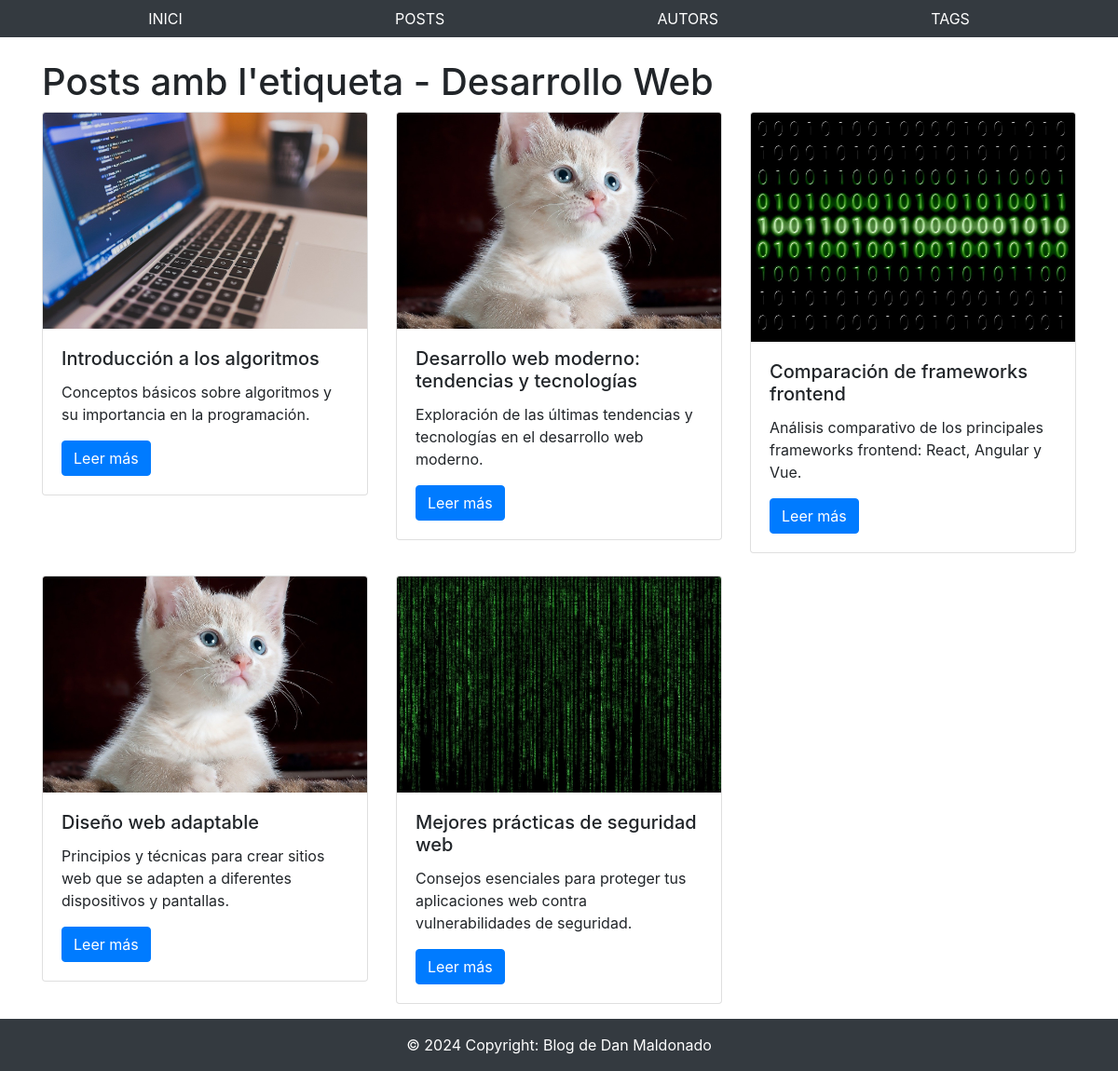
Page /tags/135/ on the committed database.
### blog/models.py (models this page shows, shortened)
class Tag(models.Model):
    caption = models.CharField(max_length=50, validators=[MinLengthValidator(1), MaxLengthValidator(50)])

class Post(models.Model):
    title = models.CharField(max_length=200, validators=[MinLengthValidator(1), MaxLengthValidator(200)])
    excerpt = models.TextField(validators=[MinLengthValidator(10)])
    image_name = models.CharField(max_length=100, validators=[MinLengthValidator(1), MaxLengthValidator(100)])
    date = models.DateField()
    slug = models.SlugField(unique=True, blank=True, null=False, db_index=True,
                            validators=[MinLengthValidator(1), MaxLengthValidator(50)])
    content = models.TextField(validators=[MinLengthValidator(10)])
    author = models.ForeignKey(Author, on_delete=models.CASCADE, related_name='posts')
    tags = models.ManyToManyField(Tag, related_name='posts')

### blog/views.py (the view)
# urls.py: path('tags/<int:tag_id>/', views.tag_posts, name='tag_posts'),
def tag_posts(request, tag_id):
    tag = Tag.objects.get(pk=tag_id)
    return render(request, 'my_site/tag_posts.html', {'tag': tag})

### blog/templates/my_site/tag_posts.html (shortened to what this page needs)
{% extends 'base.html' %}
{% load static %}
{% block content %}
  <div class="container mt-4">
      <h1>Posts amb l'etiqueta - {{ tag.caption }}</h1>
      <div class="row">
          {% for post in tag.posts.all %}
          <div class="col-md-4 mb-4">
              <div class="card">
                  <img src="{% static 'blog/images/' %}{{ post.image_name }}" class="card-img-top" alt="Post Image">
                  <div class="card-body">
                      <h5 class="card-title">{{ post.title }}</h5>
                      <p class="card-text">{{ post.excerpt }}</p>
                      <a href="{% url 'post_detail' post.slug %}" class="btn btn-primary">Leer más</a>
                  </div>
              </div>
          </div>
          {% endfor %}
      </div>
  </div>
{% endblock %}

### blog/templates/base.html (shortened to what this page needs)
<!DOCTYPE html>
{% load static %}
<html lang="es">
<head>
    <link href="https://stackpath.bootstrapcdn.com/bootstrap/4.5.2/css/bootstrap.min.css" rel="stylesheet">
    <link rel="stylesheet" type="text/css" href="{% static 'blog/blog.css' %}">
</head>
  <body>
  {% include 'my_site/includes/header.html' %}
    <main>
        {% block content %}
        {% endblock %}
    </main>
  {% include 'my_site/includes/footer.html' %}
</body>
</html>

### blog/templates/my_site/includes/header.html
<nav class="bg-dark fixed-top">
    <div class="container">
        <ul class="nav nav-fill w-100">
            <li class="nav-item">
                <a class="nav-link text-white" href="/">INICI</a>
            </li>
            <li class="nav-item">
                <a class="nav-link text-white" href="/posts">POSTS</a>
            </li>
            <li class="nav-item">
                <a class="nav-link text-white" href="/autors">AUTORS</a>
            </li>
            <li class="nav-item">
                <a class="nav-link text-white" href="/tags">TAGS</a>
            </li>
        </ul>
    </div>
</nav>

### blog/templates/my_site/includes/footer.html
<footer class="bg-dark text-white py-3 fixed-bottom">
    <div class="container d-flex align-items-center justify-content-center">
        <p class="m-0">&copy; 2024 Copyright: Blog de Dan Maldonado</p>
    </div>
</footer>

### blog/static/blog/blog.css (style rules this page uses)
main { margin-top: 4em; margin-bottom: 3em; }

### rows in the picture
Tag: caption "Desarrollo Web"
Post: image_name (picture), title "Introducción a los algoritmos", excerpt "Conceptos básicos sobre algoritmos y su importancia en la programación."
Post: image_name (picture), title "Desarrollo web moderno: tendencias y tecnologías", excerpt "Exploración de las últimas tendencias y tecnologías en el desarrollo web moderno."
Post: image_name (picture), title "Comparación de frameworks frontend", excerpt "Análisis comparativo de los principales frameworks frontend: React, Angular y Vue."
Post: image_name (picture), title "Diseño web adaptable", excerpt "Principios y técnicas para crear sitios web que se adapten a diferentes dispositivos y pantallas."
Post: image_name (picture), title "Mejores prácticas de seguridad web", excerpt "Consejos esenciales para proteger tus aplicaciones web contra vulnerabilidades de seguridad."
